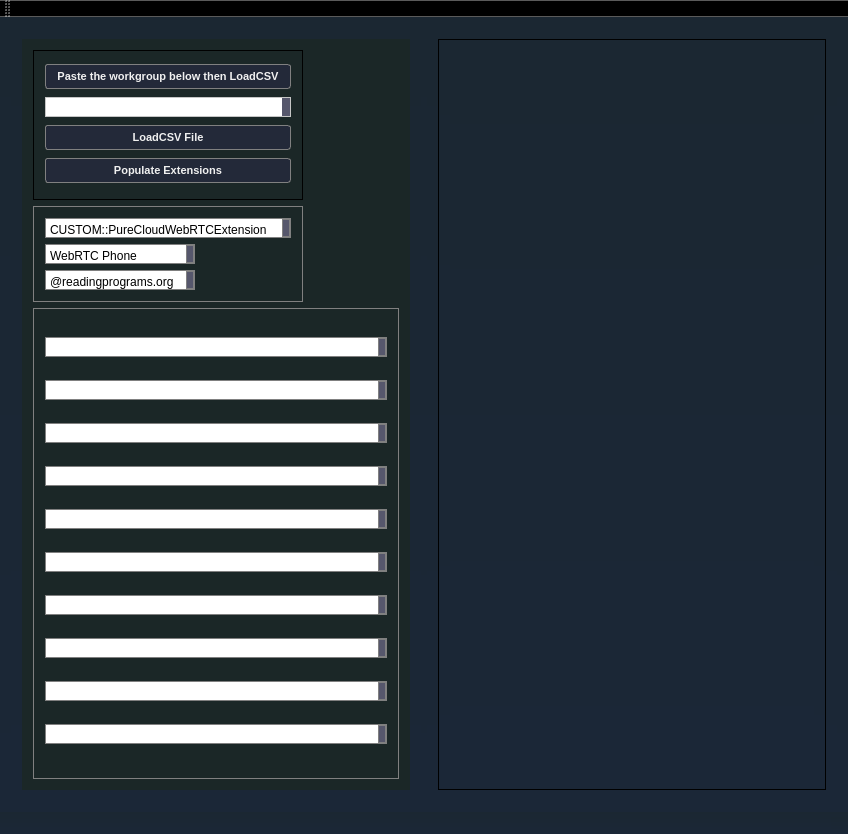
<?xml version="1.0" encoding="UTF-8"?>
<ui version="4.0">
 <class>OnboardAssistClass</class>
 <widget class="QMainWindow" name="OnboardAssistClass">
  <property name="geometry">
   <rect>
    <x>0</x>
    <y>0</y>
    <width>848</width>
    <height>834</height>
   </rect>
  </property>
  <property name="windowTitle">
   <string>OnboardAssist</string>
  </property>
  <property name="styleSheet">
   <string notr="true">/*Copyright (c) DevSec Studio. All rights reserved.

MIT License

Permission is hereby granted, free of charge, to any person obtaining a copy
of this software and associated documentation files (the &quot;Software&quot;), to deal
in the Software without restriction, including without limitation the rights
to use, copy, modify, merge, publish, distribute, sublicense, and/or sell
copies of the Software, and to permit persons to whom the Software is
furnished to do so, subject to the following conditions:

The above copyright notice and this permission notice shall be included in all
copies or substantial portions of the Software.

THE SOFTWARE IS PROVIDED *AS IS*, WITHOUT WARRANTY OF ANY KIND, EXPRESS OR
IMPLIED, INCLUDING BUT NOT LIMITED TO THE WARRANTIES OF MERCHANTABILITY,
FITNESS FOR A PARTICULAR PURPOSE AND NONINFRINGEMENT. IN NO EVENT SHALL THE
AUTHORS OR COPYRIGHT HOLDERS BE LIABLE FOR ANY CLAIM, DAMAGES OR OTHER
LIABILITY, WHETHER IN AN ACTION OF CONTRACT, TORT OR OTHERWISE, ARISING FROM,
OUT OF OR IN CONNECTION WITH THE SOFTWARE OR THE USE OR OTHER DEALINGS IN THE SOFTWARE.
*/

/*-----QWidget-----*/
QWidget
{
	background-color: qlineargradient(spread:repeat, x1:1, y1:0, x2:1, y2:1, stop:0 rgba(27, 39, 50, 255),stop:1 rgba(27, 39, 55, 255));
	color: #ffff;

}


/*-----QLabel-----*/
QLabel
{
	background-color: transparent;
	color: #c2c7d5;
	font-size: 13px;

}


/*-----QPushButton-----*/
QPushButton
{
	background-color: qlineargradient(spread:pad, x1:0, y1:0.511, x2:1, y2:0.511, stop:0 rgba(0, 172, 149, 155),stop:0.995192 rgba(54, 197, 177, 155));
	color: #fff;
	font-size: 11px;
	font-weight: bold;
	border: none;
	border-radius: 3px;
	padding: 5px;

}


QPushButton::pressed
{
	background-color: qlineargradient(spread:pad, x1:0, y1:0.511, x2:1, y2:0.511, stop:0 rgba(0, 207, 179, 255),stop:1 rgba(70, 255, 230, 255));

}


/*-----QCheckBox-----*/
QCheckBox
{
	background-color: transparent;
	color: #fff;
	font-size: 10px;
	font-weight: bold;
	border: none;
	border-radius: 5px;

}


/*-----QCheckBox-----*/
QCheckBox::indicator
{
    color: #b1b1b1;
    background-color: #323232;
    border: 1px solid darkgray;
    width: 12px;
    height: 12px;

}


QCheckBox::indicator:checked
{
    image:url(&quot;./ressources/check.png&quot;);
	background-color: qlineargradient(spread:pad, x1:0, y1:0.511, x2:1, y2:0.511, stop:0 rgba(0, 172, 149, 255),stop:0.995192 rgba(54, 197, 177, 255));;
    border: 1px solid #607cff;

}


QCheckBox::indicator:unchecked:hover
{
    border: 1px solid #08b099;

}


QCheckBox::disabled
{
	color: #656565;

}


QCheckBox::indicator:disabled
{
	background-color: #656565;
	color: #656565;
    border: 1px solid #656565;

}


/*-----QLineEdit-----*/
QLineEdit
{
	background-color: #c2c7d5;
	color: #000;
	font-weight: bold;
	border: none;
	border-radius: 2px;
	padding: 3px;

}


/*-----QListView-----*/
QListView
{
	background-color: qlineargradient(spread:pad, x1:1, y1:0, x2:1, y2:1, stop:0 rgba(50, 61, 80, 255),stop:1 rgba(44, 49, 69, 255));
	color: #fff;
	font-size: 12px;
	font-weight: bold;
	border: 1px solid #191919;
	show-decoration-selected: 0;

}


QListView::item
{
	color: #31cecb;
	background-color: #454e5e;
	border: none;
	padding: 5px;
	border-radius: 0px;
	padding-left : 10px;
	height: 42px;

}

QListView::item:selected
{
	color: #31cecb;
	background-color: #454e5e;

}


QListView::item:!selected
{
	color:white;
	background-color: transparent;
	border: none;
	padding-left : 10px;

}


QListView::item:!selected:hover
{
	color: #bbbcba;
	background-color: #454e5e;
	border: none;
	padding-left : 10px;

}


/*-----QTreeView-----*/
QTreeView 
{
	background-color: #232939;
	show-decoration-selected: 0;
	color: #c2c8d7;

}


QTreeView::item 
{
	border-top-color: transparent;
	border-bottom-color: transparent;

}


QTreeView::item:hover 
{
	background-color: #606060;
	color: #fff;

}


QTreeView::item:selected 
{
	background-color: #0ab19a;
	color: #fff;

}


QTreeView::item:selected:active
{
	background-color: #0ab19a;
	color: #fff;

}


QTreeView::branch:has-children:!has-siblings:closed,
QTreeView::branch:closed:has-children:has-siblings 
{
	image: url(://tree-closed.png);

}

QTreeView::branch:open:has-children:!has-siblings,
QTreeView::branch:open:has-children:has-siblings  
{
	image: url(://tree-open.png);

}


/*-----QTableView &amp; QTableWidget-----*/
QTableView
{
    background-color: #232939;
	border: 1px solid gray;
    color: #f0f0f0;
    gridline-color: #232939;
    outline : 0;

}


QTableView::disabled
{
    background-color: #242526;
    border: 1px solid #32414B;
    color: #656565;
    gridline-color: #656565;
    outline : 0;

}


QTableView::item:hover 
{
    background-color: #606060;
    color: #f0f0f0;

}


QTableView::item:selected 
{
	background-color: #0ab19a;
    color: #F0F0F0;

}


QTableView::item:selected:disabled
{
    background-color: #1a1b1c;
    border: 2px solid #525251;
    color: #656565;

}


QTableCornerButton::section
{
	background-color: #343a49;
    color: #fff;

}


QHeaderView::section
{
	color: #fff;
	border-top: 0px;
	border-bottom: 1px solid gray;
	border-right: 1px solid gray;
	background-color: #343a49;
    margin-top:1px;
	margin-bottom:1px;
	padding: 5px;

}


QHeaderView::section:disabled
{
    background-color: #525251;
    color: #656565;

}


QHeaderView::section:checked
{
    color: #fff;
    background-color: #0ab19a;

}


QHeaderView::section:checked:disabled
{
    color: #656565;
    background-color: #525251;

}


QHeaderView::section::vertical::first,
QHeaderView::section::vertical::only-one
{
    border-top: 1px solid #353635;

}


QHeaderView::section::vertical
{
    border-top: 1px solid #353635;

}


QHeaderView::section::horizontal::first,
QHeaderView::section::horizontal::only-one
{
    border-left: 1px solid #353635;

}


QHeaderView::section::horizontal
{
    border-left: 1px solid #353635;

}


/*-----QScrollBar-----*/
QScrollBar:horizontal 
{
    background-color: transparent;
    height: 8px;
    margin: 0px;
    padding: 0px;

}


QScrollBar::handle:horizontal 
{
    border: none;
	min-width: 100px;
    background-color: #56576c;

}


QScrollBar::add-line:horizontal, 
QScrollBar::sub-line:horizontal,
QScrollBar::add-page:horizontal, 
QScrollBar::sub-page:horizontal 
{
    width: 0px;
    background-color: transparent;

}


QScrollBar:vertical 
{
    background-color: transparent;
    width: 8px;
    margin: 0;

}


QScrollBar::handle:vertical 
{
    border: none;
	min-height: 100px;
    background-color: #56576c;

}


QScrollBar::add-line:vertical, 
QScrollBar::sub-line:vertical,
QScrollBar::add-page:vertical, 
QScrollBar::sub-page:vertical 
{
    height: 0px;
    background-color: transparent;

}
</string>
  </property>
  <widget class="QWidget" name="centralWidget">
   <layout class="QHBoxLayout" name="horizontalLayout">
    <item>
     <widget class="QWidget" name="leftMenuContainer" native="true">
      <layout class="QVBoxLayout" name="verticalLayout">
       <item>
        <widget class="QWidget" name="leftMenuSubContainer" native="true">
         <property name="styleSheet">
          <string notr="true">background-color: qlineargradient(spread:repeat, x1:1, y1:0, x2:1, y2:1, stop:0 rgba(27, 39, 39, 255),stop:1 rgba(27, 39, 39, 255));</string>
         </property>
         <layout class="QVBoxLayout" name="verticalLayout_2">
          <item>
           <widget class="QFrame" name="frame">
            <property name="minimumSize">
             <size>
              <width>0</width>
              <height>0</height>
             </size>
            </property>
            <property name="maximumSize">
             <size>
              <width>270</width>
              <height>150</height>
             </size>
            </property>
            <property name="frameShape">
             <enum>QFrame::StyledPanel</enum>
            </property>
            <property name="frameShadow">
             <enum>QFrame::Raised</enum>
            </property>
            <layout class="QVBoxLayout" name="verticalLayout_3">
             <item>
              <widget class="QPushButton" name="processButton">
               <property name="styleSheet">
                <string notr="true">background-color: #232939;
	border: 1px solid gray;
    color: #f0f0f0;
    gridline-color: #232939;
    outline : 0;</string>
               </property>
               <property name="text">
                <string>Paste the workgroup below then LoadCSV</string>
               </property>
              </widget>
             </item>
             <item>
              <widget class="CustomPlainTextEdit" name="workgroupFilter">
               <property name="minimumSize">
                <size>
                 <width>0</width>
                 <height>15</height>
                </size>
               </property>
               <property name="maximumSize">
                <size>
                 <width>400</width>
                 <height>20</height>
                </size>
               </property>
               <property name="styleSheet">
                <string notr="true">font: 9pt &quot;Arial&quot;; background-color: white;
  color: black;</string>
               </property>
              </widget>
             </item>
             <item>
              <widget class="QPushButton" name="processCSV">
               <property name="styleSheet">
                <string notr="true">background-color: #232939;
	border: 1px solid gray;
    color: #f0f0f0;
    gridline-color: #232939;
    outline : 0;</string>
               </property>
               <property name="text">
                <string>LoadCSV File</string>
               </property>
              </widget>
             </item>
             <item>
              <widget class="QPushButton" name="extensionButton">
               <property name="styleSheet">
                <string notr="true">background-color: #232939;
	border: 1px solid gray;
    color: #f0f0f0;
    gridline-color: #232939;
    outline : 0;</string>
               </property>
               <property name="text">
                <string>Populate Extensions</string>
               </property>
              </widget>
             </item>
            </layout>
           </widget>
          </item>
          <item>
           <widget class="QFrame" name="frame_2">
            <property name="minimumSize">
             <size>
              <width>0</width>
              <height>0</height>
             </size>
            </property>
            <property name="maximumSize">
             <size>
              <width>270</width>
              <height>150</height>
             </size>
            </property>
            <property name="styleSheet">
             <string notr="true">
	border: 1px solid gray;
    color: #f0f0f0;
    gridline-color: #232939;
    outline : 0;</string>
            </property>
            <property name="frameShape">
             <enum>QFrame::StyledPanel</enum>
            </property>
            <property name="frameShadow">
             <enum>QFrame::Raised</enum>
            </property>
            <layout class="QVBoxLayout" name="verticalLayout_5">
             <item>
              <widget class="CustomPlainTextEdit" name="Static3">
               <property name="sizePolicy">
                <sizepolicy hsizetype="Fixed" vsizetype="Fixed">
                 <horstretch>0</horstretch>
                 <verstretch>0</verstretch>
                </sizepolicy>
               </property>
               <property name="maximumSize">
                <size>
                 <width>250</width>
                 <height>20</height>
                </size>
               </property>
               <property name="styleSheet">
                <string notr="true">font: 9pt &quot;Arial&quot;; background-color: white;
  color: black;</string>
               </property>
               <property name="plainText">
                <string>CUSTOM::PureCloudWebRTCExtension</string>
               </property>
              </widget>
             </item>
             <item>
              <widget class="CustomPlainTextEdit" name="Static1">
               <property name="sizePolicy">
                <sizepolicy hsizetype="Fixed" vsizetype="Fixed">
                 <horstretch>0</horstretch>
                 <verstretch>0</verstretch>
                </sizepolicy>
               </property>
               <property name="maximumSize">
                <size>
                 <width>150</width>
                 <height>20</height>
                </size>
               </property>
               <property name="styleSheet">
                <string notr="true">font: 9pt &quot;Arial&quot;; background-color: white;
  color: black;</string>
               </property>
               <property name="plainText">
                <string>WebRTC Phone</string>
               </property>
              </widget>
             </item>
             <item>
              <widget class="CustomPlainTextEdit" name="Static2">
               <property name="sizePolicy">
                <sizepolicy hsizetype="Fixed" vsizetype="Fixed">
                 <horstretch>0</horstretch>
                 <verstretch>0</verstretch>
                </sizepolicy>
               </property>
               <property name="maximumSize">
                <size>
                 <width>150</width>
                 <height>20</height>
                </size>
               </property>
               <property name="styleSheet">
                <string notr="true">font: 9pt &quot;Arial&quot;; background-color: white;
  color: black;</string>
               </property>
               <property name="plainText">
                <string>@readingprograms.org
</string>
               </property>
              </widget>
             </item>
            </layout>
           </widget>
          </item>
          <item>
           <widget class="QFrame" name="frame_3">
            <property name="styleSheet">
             <string notr="true">
	border: 1px solid gray;
    color: #f0f0f1;
    gridline-color: #232939;
    outline : 0;</string>
            </property>
            <property name="frameShape">
             <enum>QFrame::StyledPanel</enum>
            </property>
            <property name="frameShadow">
             <enum>QFrame::Raised</enum>
            </property>
            <layout class="QVBoxLayout" name="verticalLayout_4">
             <item>
              <widget class="CustomPlainTextEdit" name="extensionPasteDisplay">
               <property name="minimumSize">
                <size>
                 <width>0</width>
                 <height>15</height>
                </size>
               </property>
               <property name="maximumSize">
                <size>
                 <width>400</width>
                 <height>20</height>
                </size>
               </property>
               <property name="styleSheet">
                <string notr="true">font: 9pt &quot;Arial&quot;; background-color: white;
  color: black;</string>
               </property>
              </widget>
             </item>
             <item>
              <widget class="CustomPlainTextEdit" name="passwordDisplay">
               <property name="minimumSize">
                <size>
                 <width>0</width>
                 <height>15</height>
                </size>
               </property>
               <property name="maximumSize">
                <size>
                 <width>400</width>
                 <height>20</height>
                </size>
               </property>
               <property name="styleSheet">
                <string notr="true">font: 9pt &quot;Arial&quot;; background-color: white;
  color: black;</string>
               </property>
              </widget>
             </item>
             <item>
              <widget class="CustomPlainTextEdit" name="firstNameDisplay">
               <property name="minimumSize">
                <size>
                 <width>0</width>
                 <height>15</height>
                </size>
               </property>
               <property name="maximumSize">
                <size>
                 <width>400</width>
                 <height>20</height>
                </size>
               </property>
               <property name="styleSheet">
                <string notr="true">font: 9pt &quot;Arial&quot;; background-color: white;
  color: black;</string>
               </property>
              </widget>
             </item>
             <item>
              <widget class="CustomPlainTextEdit" name="lastNameDisplay">
               <property name="minimumSize">
                <size>
                 <width>0</width>
                 <height>15</height>
                </size>
               </property>
               <property name="maximumSize">
                <size>
                 <width>400</width>
                 <height>20</height>
                </size>
               </property>
               <property name="styleSheet">
                <string notr="true">font: 9pt &quot;Arial&quot;; background-color: white;
  color: black;</string>
               </property>
              </widget>
             </item>
             <item>
              <widget class="CustomPlainTextEdit" name="fullNameDisplay">
               <property name="minimumSize">
                <size>
                 <width>0</width>
                 <height>15</height>
                </size>
               </property>
               <property name="maximumSize">
                <size>
                 <width>400</width>
                 <height>20</height>
                </size>
               </property>
               <property name="styleSheet">
                <string notr="true">font: 9pt &quot;Arial&quot;; background-color: white;
  color: black;</string>
               </property>
              </widget>
             </item>
             <item>
              <widget class="CustomPlainTextEdit" name="phoneNumberDisplay">
               <property name="minimumSize">
                <size>
                 <width>0</width>
                 <height>15</height>
                </size>
               </property>
               <property name="maximumSize">
                <size>
                 <width>400</width>
                 <height>20</height>
                </size>
               </property>
               <property name="styleSheet">
                <string notr="true">font: 9pt &quot;Arial&quot;; background-color: white;
  color: black;</string>
               </property>
              </widget>
             </item>
             <item>
              <widget class="CustomPlainTextEdit" name="emailDisplay">
               <property name="minimumSize">
                <size>
                 <width>0</width>
                 <height>15</height>
                </size>
               </property>
               <property name="maximumSize">
                <size>
                 <width>400</width>
                 <height>20</height>
                </size>
               </property>
               <property name="styleSheet">
                <string notr="true">font: 9pt &quot;Arial&quot;; background-color: white;
  color: black;</string>
               </property>
              </widget>
             </item>
             <item>
              <widget class="CustomPlainTextEdit" name="contactEmailDisplay">
               <property name="minimumSize">
                <size>
                 <width>0</width>
                 <height>15</height>
                </size>
               </property>
               <property name="maximumSize">
                <size>
                 <width>400</width>
                 <height>20</height>
                </size>
               </property>
               <property name="styleSheet">
                <string notr="true">font: 9pt &quot;Arial&quot;; background-color: white;
  color: black;</string>
               </property>
              </widget>
             </item>
             <item>
              <widget class="CustomPlainTextEdit" name="modifiedExtensionDisplay">
               <property name="minimumSize">
                <size>
                 <width>0</width>
                 <height>15</height>
                </size>
               </property>
               <property name="maximumSize">
                <size>
                 <width>400</width>
                 <height>20</height>
                </size>
               </property>
               <property name="styleSheet">
                <string notr="true">font: 9pt &quot;Arial&quot;; background-color: white;
  color: black;</string>
               </property>
              </widget>
             </item>
             <item>
              <widget class="CustomPlainTextEdit" name="adUsernameDisplay">
               <property name="minimumSize">
                <size>
                 <width>0</width>
                 <height>15</height>
                </size>
               </property>
               <property name="maximumSize">
                <size>
                 <width>400</width>
                 <height>20</height>
                </size>
               </property>
               <property name="styleSheet">
                <string notr="true">font: 9pt &quot;Arial&quot;; background-color: white;
  color: black;</string>
               </property>
              </widget>
             </item>
            </layout>
           </widget>
          </item>
         </layout>
        </widget>
       </item>
      </layout>
     </widget>
    </item>
    <item>
     <widget class="QWidget" name="mainBodyContainer" native="true">
      <layout class="QHBoxLayout" name="horizontalLayout_2">
       <item>
        <widget class="QScrollArea" name="scrollArea">
         <property name="widgetResizable">
          <bool>true</bool>
         </property>
         <widget class="QWidget" name="scrollAreaWidgetContents">
          <property name="geometry">
           <rect>
            <x>0</x>
            <y>0</y>
            <width>392</width>
            <height>741</height>
           </rect>
          </property>
          <layout class="QHBoxLayout" name="horizontalLayout_5">
           <item>
            <widget class="QWidget" name="MainBodyLeft" native="true">
             <layout class="QHBoxLayout" name="horizontalLayout_3">
              <item>
               <layout class="QVBoxLayout" name="verticalLayoutUsers"/>
              </item>
             </layout>
            </widget>
           </item>
          </layout>
         </widget>
        </widget>
       </item>
      </layout>
     </widget>
    </item>
   </layout>
  </widget>
  <widget class="QMenuBar" name="menuBar">
   <property name="geometry">
    <rect>
     <x>0</x>
     <y>0</y>
     <width>848</width>
     <height>22</height>
    </rect>
   </property>
  </widget>
  <widget class="QToolBar" name="mainToolBar">
   <attribute name="toolBarArea">
    <enum>TopToolBarArea</enum>
   </attribute>
   <attribute name="toolBarBreak">
    <bool>false</bool>
   </attribute>
  </widget>
  <widget class="QStatusBar" name="statusBar"/>
 </widget>
 <layoutdefault spacing="6" margin="11"/>
 <customwidgets>
  <customwidget>
   <class>CustomPlainTextEdit</class>
   <extends>QPlainTextEdit</extends>
   <header>customplaintextedit.h</header>
  </customwidget>
 </customwidgets>
 <resources>
  <include location="OnboardAssist.qrc"/>
 </resources>
 <connections/>
</ui>
